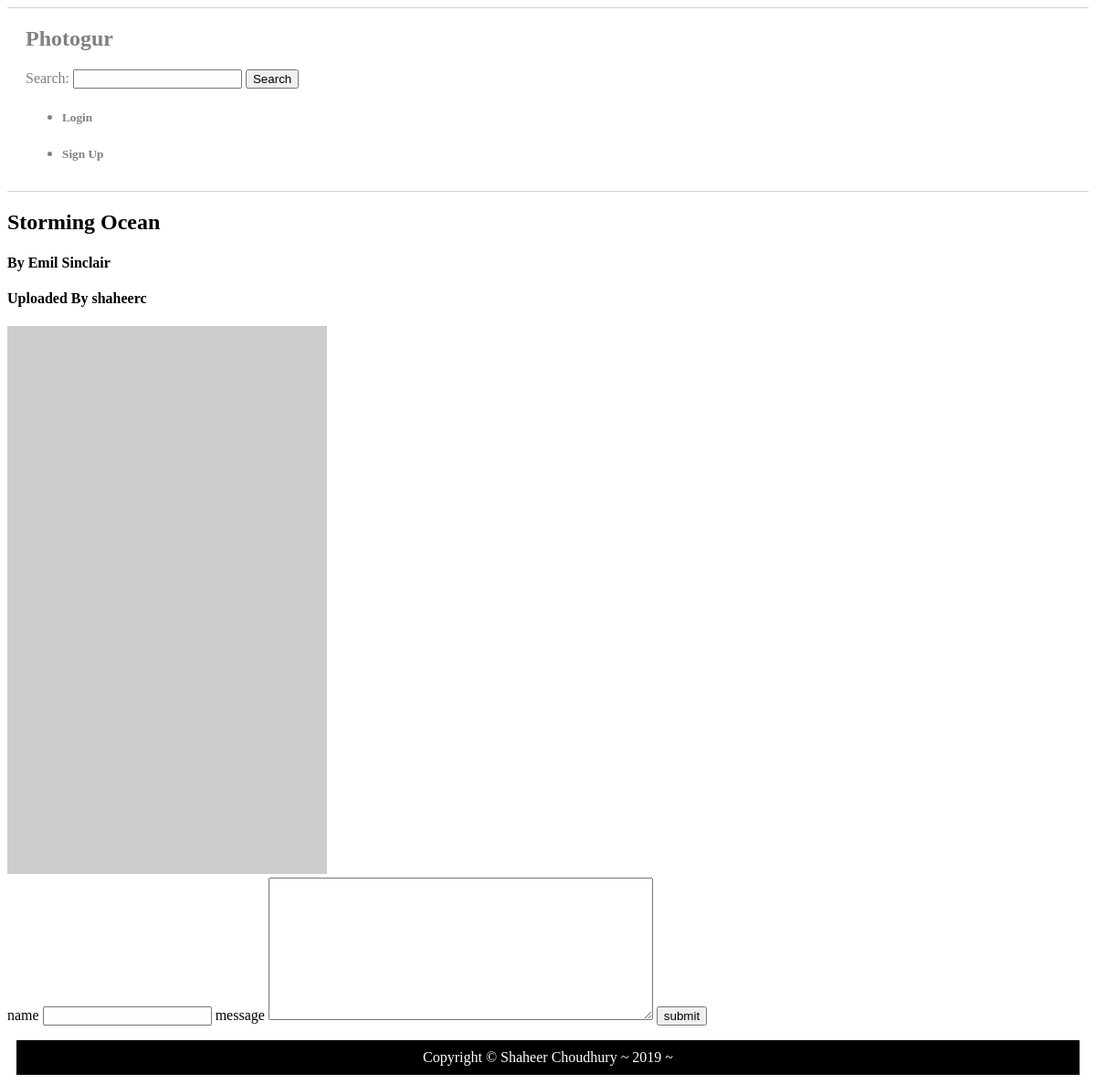
The page /pictures/14 on the database its author committed.
### photogur/models.py (models this page shows, shortened)
class Picture(models.Model):
    title = models.CharField(max_length=255)
    artist = models.CharField(max_length=255)
    url = models.CharField(max_length=255, validators=[URLValidator()])
    user = models.ForeignKey(User, on_delete=models.CASCADE, related_name='pictures')

### photogur/views.py (the view)
# urls.py: path('pictures/<int:id>', picture_show, name='picture_details'),
def picture_show(request, id):
    picture = Picture.objects.get(pk=id)
    context = {'picture': picture}
    return render(request, 'picture.html', context)

### photogur/templates/picture.html (shortened to what this page needs)
{% extends 'base.html' %}
{% block content %}
    <h2>{{ picture.title }}</h2>
    <h4>By {{ picture.artist }}</h4>
    <h4>Uploaded By {{ picture.user.username }}</h4>
    <img src="{{ picture.url }}" alt="{{ picture.title }}" />
    <form action="{% url 'create_comment' %}" method="post">
        <label for="name">name</label>
        <input type="text" name="name" class="comment_form">
        <label for="message">message</label>
        <textarea rows="10" cols="50" name="comment" value="leave comment please" class="comment_form"></textarea>
        <input type="submit" name="submit" value="submit" class="comment_form">
    </form>
{% endblock %}

### rows shown on the page
Picture: title "Storming Ocean", artist "Emil Sinclair", user.username "shaheerc"
